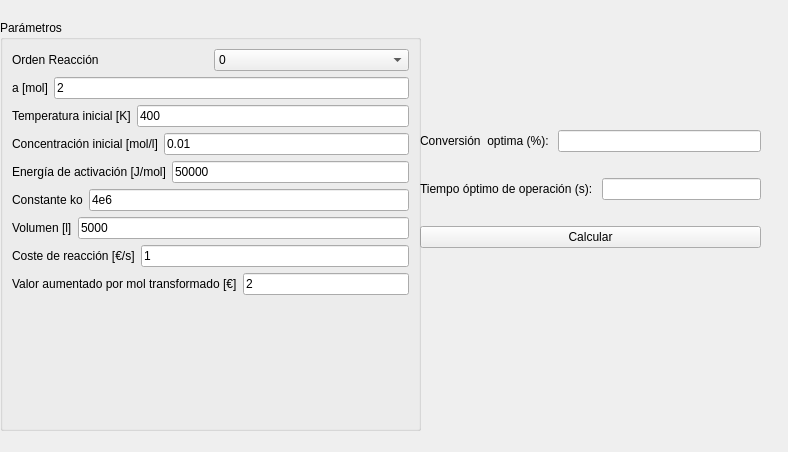
<?xml version="1.0" encoding="UTF-8"?>
<ui version="4.0">
 <class>Form</class>
 <widget class="QWidget" name="Form">
  <property name="geometry">
   <rect>
    <x>0</x>
    <y>0</y>
    <width>788</width>
    <height>452</height>
   </rect>
  </property>
  <property name="windowTitle">
   <string>Form</string>
  </property>
  <widget class="QWidget" name="layoutWidget">
   <property name="geometry">
    <rect>
     <x>420</x>
     <y>110</y>
     <width>341</width>
     <height>161</height>
    </rect>
   </property>
   <layout class="QVBoxLayout" name="verticalLayout_2">
    <item>
     <layout class="QHBoxLayout" name="horizontalLayout">
      <item>
       <widget class="QLabel" name="label">
        <property name="maximumSize">
         <size>
          <width>500</width>
          <height>500</height>
         </size>
        </property>
        <property name="font">
         <font>
          <stylestrategy>PreferDefault</stylestrategy>
         </font>
        </property>
        <property name="text">
         <string>Conversión  optima (%): </string>
        </property>
       </widget>
      </item>
      <item>
       <widget class="QLineEdit" name="le_conv_optima"/>
      </item>
     </layout>
    </item>
    <item>
     <layout class="QHBoxLayout" name="horizontalLayout_2">
      <item>
       <widget class="QLabel" name="label_2">
        <property name="text">
         <string>Tiempo óptimo de operación (s): </string>
        </property>
       </widget>
      </item>
      <item>
       <widget class="QLineEdit" name="le_tiempo_optimo"/>
      </item>
     </layout>
    </item>
    <item>
     <widget class="QPushButton" name="btn_calcular">
      <property name="text">
       <string>Calcular</string>
      </property>
     </widget>
    </item>
   </layout>
  </widget>
  <widget class="QGroupBox" name="groupBox_2">
   <property name="geometry">
    <rect>
     <x>0</x>
     <y>20</y>
     <width>421</width>
     <height>411</height>
    </rect>
   </property>
   <property name="title">
    <string>Parámetros</string>
   </property>
   <layout class="QVBoxLayout" name="verticalLayout">
    <item>
     <layout class="QHBoxLayout" name="horizontalLayout_7">
      <item>
       <widget class="QLabel" name="lb_cao_6">
        <property name="text">
         <string>Orden Reacción</string>
        </property>
       </widget>
      </item>
      <item>
       <widget class="QComboBox" name="cb_orden">
        <item>
         <property name="text">
          <string>0</string>
         </property>
        </item>
        <item>
         <property name="text">
          <string>1</string>
         </property>
        </item>
        <item>
         <property name="text">
          <string>2</string>
         </property>
        </item>
       </widget>
      </item>
     </layout>
    </item>
    <item>
     <layout class="QHBoxLayout" name="horizontalLayout_17">
      <item>
       <widget class="QLabel" name="lb_cao_15">
        <property name="text">
         <string>a [mol]</string>
        </property>
       </widget>
      </item>
      <item>
       <widget class="QLineEdit" name="le_a">
        <property name="text">
         <string>2</string>
        </property>
       </widget>
      </item>
     </layout>
    </item>
    <item>
     <layout class="QHBoxLayout" name="horizontalLayout_10">
      <item>
       <widget class="QLabel" name="lb_cao_9">
        <property name="text">
         <string>Temperatura inicial [K]</string>
        </property>
       </widget>
      </item>
      <item>
       <widget class="QLineEdit" name="le_temp_ini">
        <property name="text">
         <string>400</string>
        </property>
       </widget>
      </item>
     </layout>
    </item>
    <item>
     <layout class="QHBoxLayout" name="horizontalLayout_6">
      <item>
       <widget class="QLabel" name="lb_cao_5">
        <property name="text">
         <string>Concentración inicial [mol/l]</string>
        </property>
       </widget>
      </item>
      <item>
       <widget class="QLineEdit" name="le_concentracion_ini">
        <property name="text">
         <string>0.01</string>
        </property>
       </widget>
      </item>
     </layout>
    </item>
    <item>
     <layout class="QHBoxLayout" name="horizontalLayout_5">
      <item>
       <widget class="QLabel" name="lb_cao_4">
        <property name="text">
         <string>Energía de activación [J/mol]</string>
        </property>
       </widget>
      </item>
      <item>
       <widget class="QLineEdit" name="le_ener_act">
        <property name="text">
         <string>50000</string>
        </property>
       </widget>
      </item>
     </layout>
    </item>
    <item>
     <layout class="QHBoxLayout" name="horizontalLayout_8">
      <item>
       <widget class="QLabel" name="lb_cao_7">
        <property name="text">
         <string>Constante ko</string>
        </property>
       </widget>
      </item>
      <item>
       <widget class="QLineEdit" name="le_k">
        <property name="text">
         <string>4e6</string>
        </property>
       </widget>
      </item>
     </layout>
    </item>
    <item>
     <layout class="QHBoxLayout" name="horizontalLayout_30">
      <item>
       <widget class="QLabel" name="lb_cao_28">
        <property name="text">
         <string>Volumen [l]</string>
        </property>
       </widget>
      </item>
      <item>
       <widget class="QLineEdit" name="le_volumen">
        <property name="text">
         <string>5000</string>
        </property>
       </widget>
      </item>
     </layout>
    </item>
    <item>
     <layout class="QHBoxLayout" name="horizontalLayout_29">
      <item>
       <widget class="QLabel" name="lb_cao_27">
        <property name="text">
         <string>Coste de reacción [€/s]</string>
        </property>
       </widget>
      </item>
      <item>
       <widget class="QLineEdit" name="le_coste_reac">
        <property name="text">
         <string>1</string>
        </property>
       </widget>
      </item>
     </layout>
    </item>
    <item>
     <layout class="QHBoxLayout" name="horizontalLayout_45">
      <item>
       <widget class="QLabel" name="lb_cao_43">
        <property name="text">
         <string>Valor aumentado por mol transformado [€]</string>
        </property>
       </widget>
      </item>
      <item>
       <widget class="QLineEdit" name="le_aumento_valor">
        <property name="text">
         <string>2</string>
        </property>
       </widget>
      </item>
     </layout>
    </item>
    <item>
     <spacer name="verticalSpacer_3">
      <property name="orientation">
       <enum>Qt::Vertical</enum>
      </property>
      <property name="sizeHint" stdset="0">
       <size>
        <width>20</width>
        <height>40</height>
       </size>
      </property>
     </spacer>
    </item>
   </layout>
  </widget>
 </widget>
 <resources/>
 <connections/>
</ui>
